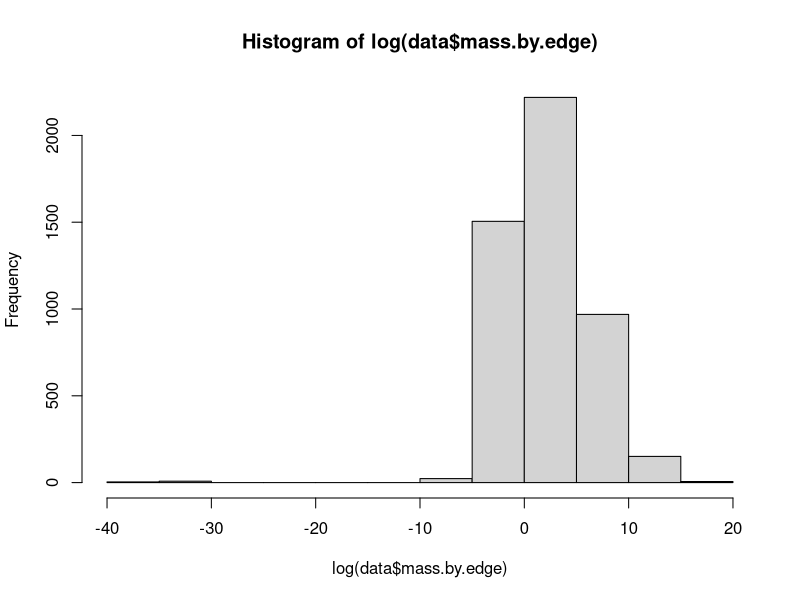
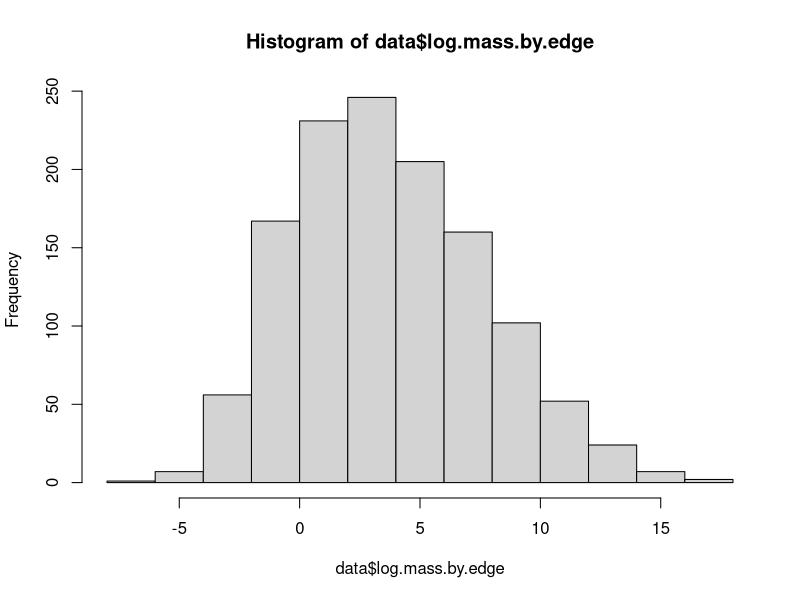

Write R code to recreate these figures, in order.
data <- read.csv("2_mmetrics/LFI_mammal_masses.csv", stringsAsFactors = FALSE)
data <- na.omit(data)
data$N <- as.vector(sapply(data$taxon, function(x) length(gregexpr("\\|", x)[[1]])))

#data <- data[data$mass.change != 0, ] #exclude species with no mass change
hist(log(data$mass.by.edge))
data <- data[data$N > 1, ] # remove single species
head(data)
data$log.mass.by.edge <- log(data$mass.by.edge)
hist(data$log.mass.by.edge) # non-normal distribution

head(data)